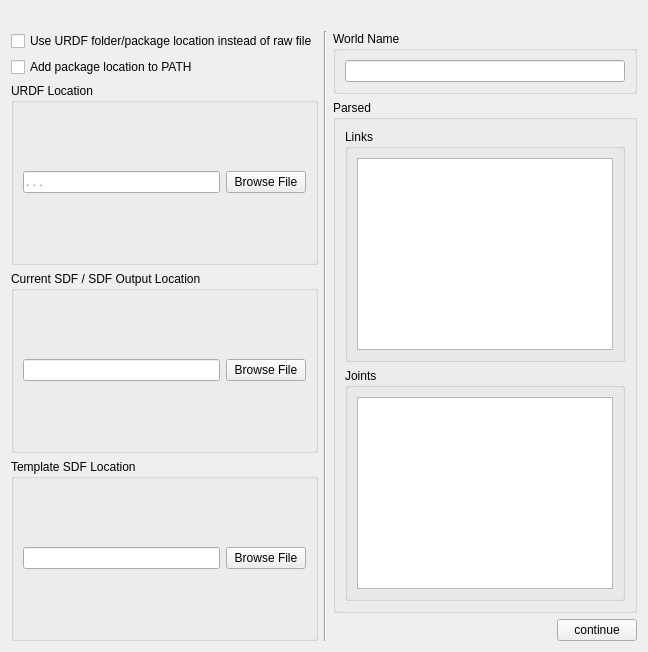
            <widget class="QWidget" name="page_2">
             <layout class="QVBoxLayout" name="verticalLayout_6">
              <item>
               <layout class="QVBoxLayout" name="verticalLayout_9">
                <item>
                 <widget class="QLabel" name="label_2">
                  <property name="maximumSize">
                   <size>
                    <width>16777215</width>
                    <height>250</height>
                   </size>
                  </property>
                  <property name="toolTip">
                   <string>adsfasdfasdf</string>
                  </property>
                  <property name="text">
                   <string/>
                  </property>
                  <property name="pixmap">
                   <pixmap>C:/Users/darin/Downloads/output-onlinepngtools (1).png</pixmap>
                  </property>
                 </widget>
                </item>
                <item>
                 <layout class="QHBoxLayout" name="horizontalLayout_3" stretch="1000,0,0,0">
                  <item>
                   <layout class="QGridLayout" name="gridLayout_5">
                    <item row="0" column="0">
                     <widget class="QCheckBox" name="useUrdfFolderCheckBox">
                      <property name="text">
                       <string>Use URDF folder/package location instead of raw file</string>
                      </property>
                     </widget>
                    </item>
                    <item row="1" column="0">
                     <widget class="QCheckBox" name="addToPathCheckBox">
                      <property name="text">
                       <string>Add package location to PATH</string>
                      </property>
                     </widget>
                    </item>
                    <item row="2" column="0">
                     <widget class="QGroupBox" name="groupBox">
                      <property name="minimumSize">
                       <size>
                        <width>0</width>
                        <height>0</height>
                       </size>
                      </property>
                      <property name="toolTip">
                       <string>Find location of the URDF source file or the package folder</string>
                      </property>
                      <property name="title">
                       <string>URDF Location</string>
                      </property>
                      <layout class="QGridLayout" name="gridLayout_3">
                       <item row="0" column="0">
                        <widget class="QLineEdit" name="urdfPath">
                         <property name="placeholderText">
                          <string>. . .</string>
                         </property>
                        </widget>
                       </item>
                       <item row="0" column="1">
                        <widget class="QPushButton" name="browseUrdfButton">
                         <property name="toolTip">
                          <string/>
                         </property>
                         <property name="text">
                          <string>Browse File</string>
                         </property>
                        </widget>
                       </item>
                      </layout>
                     </widget>
                    </item>
                    <item row="3" column="0">
                     <widget class="QGroupBox" name="groupBox_2">
                      <property name="title">
                       <string>Current SDF / SDF Output Location</string>
                      </property>
                      <layout class="QGridLayout" name="gridLayout_2">
                       <item row="0" column="0">
                        <widget class="QLineEdit" name="sdfPath"/>
                       </item>
                       <item row="0" column="1">
                        <widget class="QPushButton" name="browseSdfButton">
                         <property name="text">
                          <string>Browse File</string>
                         </property>
                        </widget>
                       </item>
                      </layout>
                     </widget>
                    </item>
                    <item row="4" column="0">
                     <widget class="QGroupBox" name="groupBox_4">
                      <property name="title">
                       <string>Template SDF Location</string>
                      </property>
                      <layout class="QGridLayout" name="gridLayout_4">
                       <item row="0" column="0">
                        <widget class="QLineEdit" name="templateSdfPath"/>
                       </item>
                       <item row="0" column="1">
                        <widget class="QPushButton" name="browseTemplateSdfButton">
                         <property name="text">
                          <string>Browse File</string>
                         </property>
                        </widget>
                       </item>
                      </layout>
                     </widget>
                    </item>
                   </layout>
                  </item>
                  <item>
                   <widget class="Line" name="line">
                    <property name="orientation">
                     <enum>Qt::Vertical</enum>
                    </property>
                   </widget>
                  </item>
                  <item>
                   <layout class="QGridLayout" name="gridLayout_7">
                    <property name="rightMargin">
                     <number>0</number>
                    </property>
                    <item row="1" column="1">
                     <widget class="QGroupBox" name="groupBox_5">
                      <property name="enabled">
                       <bool>true</bool>
                      </property>
                      <property name="title">
                       <string>Parsed</string>
                      </property>
                      <layout class="QVBoxLayout" name="verticalLayout_10">
                       <item>
                        <widget class="QGroupBox" name="groupBox_6">
                         <property name="title">
                          <string>Links</string>
                         </property>
                         <layout class="QGridLayout" name="gridLayout_6">
                          <item row="0" column="0">
                           <widget class="QTextBrowser" name="parsedLinkTextBrowser">
                            <property name="enabled">
                             <bool>true</bool>
                            </property>
                           </widget>
                          </item>
                         </layout>
                        </widget>
                       </item>
                       <item>
                        <widget class="QGroupBox" name="groupBox_7">
                         <property name="title">
                          <string>Joints</string>
                         </property>
                         <layout class="QGridLayout" name="gridLayout_8">
                          <item row="0" column="0">
                           <widget class="QTextBrowser" name="parsedJointTextBrowser"/>
                          </item>
                         </layout>
                        </widget>
                       </item>
                       <item>
                        <layout class="QHBoxLayout" name="horizontalLayout_4"/>
                       </item>
                      </layout>
                     </widget>
                    </item>
                    <item row="0" column="1">
                     <widget class="QGroupBox" name="groupBox_3">
                      <property name="title">
                       <string>World Name</string>
                      </property>
                      <layout class="QGridLayout" name="gridLayout">
                       <item row="0" column="0">
                        <widget class="QLineEdit" name="worldName"/>
                       </item>
                      </layout>
                     </widget>
                    </item>
                    <item row="2" column="1">
                     <layout class="QGridLayout" name="gridLayout_9">
                      <property name="bottomMargin">
                       <number>0</number>
                      </property>
                      <item row="0" column="0">
                       <spacer name="horizontalSpacer">
                        <property name="orientation">
                         <enum>Qt::Horizontal</enum>
                        </property>
                        <property name="sizeHint" stdset="0">
                         <size>
                          <width>40</width>
                          <height>20</height>
                         </size>
                        </property>
                       </spacer>
                      </item>
                      <item row="0" column="1">
                       <widget class="QPushButton" name="continueButton1">
                        <property name="text">
                         <string>continue</string>
                        </property>
                       </widget>
                      </item>
                     </layout>
                    </item>
                   </layout>
                  </item>
                  <item>
                   <layout class="QVBoxLayout" name="verticalLayout_12"/>
                  </item>
                 </layout>
                </item>
               </layout>
              </item>
             </layout>
            </widget>
